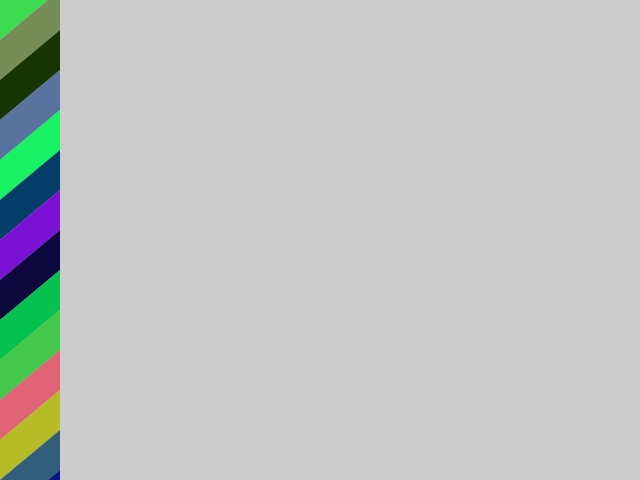
Frame 1 (no input)
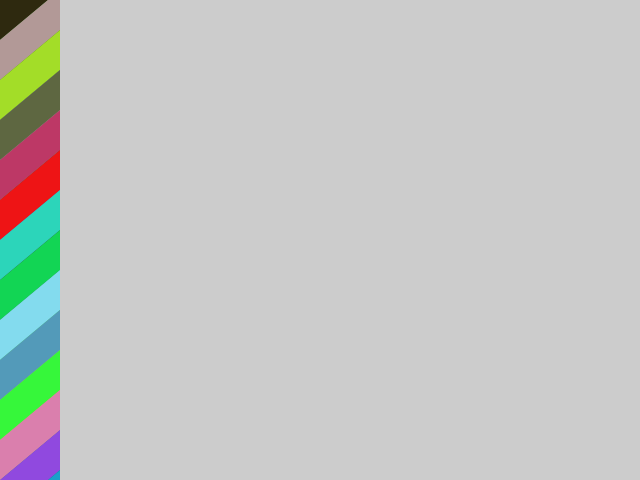
Frame 2 (the mouse pressed at the canvas centre, redrawn once)

The Processing sketch that drew these frames (run headless with seeded random() and noise(); the mouse was pressed at the canvas centre and the sketch redrawn once):

// Processing sketch: codingBridgetRiley_03
// ── codingBridgetRiley_03.pde
// A sketch attempting to recreate the work of Bridget Riley
// After examining her work, 'Cool Place',
// the first step is to create the basica element:
// a parallelogram using quad()

// a quad() is created by specifying 4 points counter clockwise
// the x and y coordinates of our 4 points
float[] x = new float[4];
float[] y = new float[4];

// the height of on of the sides
float quadSideHeight=40;

// the width of the quad()
float quadWidth=60;

// the amount the right side is shifted up
float quadSkew=50;

void setup() {
  
  size(640, 480);
  noLoop();
  
}

void draw() {
  
  // calculate how many parallelograms to draw vertically
  int qty_rows = int(height/(quadSideHeight))+4;
  
  // draw a column of prarllelograms!
  for (int y = 0; y < qty_rows; y++) {
    
    color fillColor = color(random(256), random(256), random(256));
    fill(fillColor);
    
    drawParallelogram(0, y*quadSideHeight);
    
  }
  
}

void drawParallelogram(float _x, float _y) {

  // a function that performs the calculations of the points
  calculatePoints(_x, _y);

  noStroke();
  quad(x[0], y[0], x[1], y[1], x[2], y[2], x[3], y[3]);
  
}

void calculatePoints(float _x, float _y) {
  
  // 1st point, the origin
  x[0]=_x;
  y[0]=_y;
  
  // 2nd point, move up from the origin
  x[1]=x[0];
  y[1]=y[0]-quadSideHeight;
  
  // 3rd point, move right and then up
  x[2]=_x+quadWidth;
  y[2]=_y-(quadSideHeight+quadSkew);
  
  // 4th point, move down to finish the shape
  x[3]=x[2];
  y[3]=y[2]+quadSideHeight;
  
}
